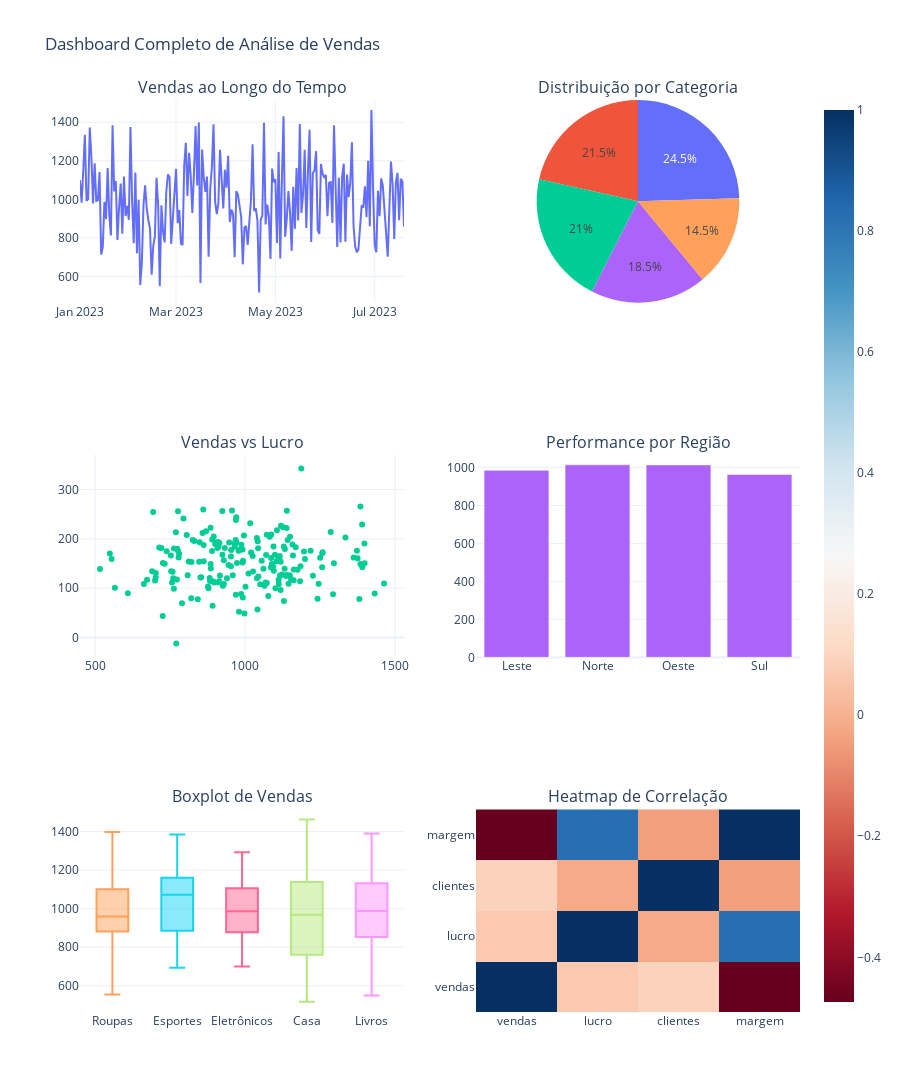

The code cell stored with this chart in its notebook:
### Code cell
# Dashboard personalizado com múltiplos gráficos
fig = make_subplots(
    rows=3, cols=2,
    subplot_titles=(
        'Vendas ao Longo do Tempo', 'Distribuição por Categoria',
        'Vendas vs Lucro', 'Performance por Região',
        'Boxplot de Vendas', 'Heatmap de Correlação'
    ),
    specs=[
        [{"secondary_y": False}, {"type": "pie"}],
        [{"secondary_y": False}, {"type": "bar"}],
        [{"type": "box"}, {"type": "heatmap"}]
    ]
)

# 1. Série temporal de vendas
fig.add_trace(
    go.Scatter(x=df_extended['data'], y=df_extended['vendas'], 
               mode='lines', name='Vendas'),
    row=1, col=1
)

# 2. Gráfico de pizza por categoria
categoria_counts = df_extended['categoria'].value_counts()
fig.add_trace(
    go.Pie(labels=categoria_counts.index, values=categoria_counts.values, name='Categoria'),
    row=1, col=2
)

# 3. Scatter plot vendas vs lucro
fig.add_trace(
    go.Scatter(x=df_extended['vendas'], y=df_extended['lucro'], 
               mode='markers', name='Vendas vs Lucro'),
    row=2, col=1
)

# 4. Barras por região
regiao_vendas = df_extended.groupby('regiao')['vendas'].mean()
fig.add_trace(
    go.Bar(x=regiao_vendas.index, y=regiao_vendas.values, name='Vendas por Região'),
    row=2, col=2
)

# 5. Boxplot de vendas por categoria
for categoria in df_extended['categoria'].unique():
    categoria_data = df_extended[df_extended['categoria'] == categoria]['vendas']
    fig.add_trace(
        go.Box(y=categoria_data, name=categoria),
        row=3, col=1
    )

# 6. Heatmap de correlação
corr_matrix = df_extended[['vendas', 'lucro', 'clientes', 'margem']].corr()
fig.add_trace(
    go.Heatmap(z=corr_matrix.values, 
               x=corr_matrix.columns, 
               y=corr_matrix.columns,
               colorscale='RdBu'),
    row=3, col=2
)

# Atualizar layout
fig.update_layout(
    title_text="Dashboard Completo de Análise de Vendas",
    showlegend=False,
    height=1200,
    template='plotly_white'
)

fig.show()

### Figure 1 — Plotly figure (JSON) as saved in the notebook; plotly's stock layout.template omitted (floating-point values rounded to 4 significant figures; data arrays with more than 128 entries replaced by an {"elided": "..."} marker saying what was removed)
{"data": [{"mode": "lines", "name": "Vendas", "type": "scatter", "x": {"elided": "200 str values"}, "xaxis": "x", "y": {"elided": "200 float values"}, "yaxis": "y"}, {"domain": {"x": [0.55, 1], "y": [0.7778, 1]}, "labels": ["Esportes", "Casa", "Roupas", "Eletrônicos", "Livros"], "name": "Categoria", "type": "pie", "values": [49, 43, 42, 37, 29]}, {"mode": "markers", "name": "Vendas vs Lucro", "type": "scatter", "x": {"elided": "200 float values"}, "xaxis": "x2", "y": {"elided": "200 float values"}, "yaxis": "y2"}, {"name": "Vendas por Região", "type": "bar", "x": ["Leste", "Norte", "Oeste", "Sul"], "xaxis": "x3", "y": [984.8, 1014.0, 1013.0, 962.8], "yaxis": "y3"}, {"name": "Roupas", "type": "box", "xaxis": "x4", "y": [1099.0, 992.1, 1218.0, 991.5, 1142.0, 915.8, 1094.0, 965.6, 991.5, 1139.0, 997.5, 555.1, 952.4, 1039.0, 944.7, 762.4, 565.9, 1390.0, 881.9, 924.1, 1042.0, 907.3, 939.3, 895.2, 1397.0, 869.6, 1101.0, 890.2, 929.3, 778.3, 842.1, 820.5, 877.8, 1112.0, 1119.0, 1199.0, 911.9, 970.5, 825.7, 1196.0, 794.4, 1106.0], "yaxis": "y4"}, {"name": "Esportes", "type": "box", "xaxis": "x4", "y": [982.3, 1372.0, 1162.0, 1384.0, 821.4, 913.4, 1375.0, 970.6, 1072.0, 758.3, 1111.0, 969.1, 769.0, 876.2, 1174.0, 1241.0, 1258.0, 1114.0, 1039.0, 1168.0, 952.5, 1153.0, 1226.0, 853.4, 861.5, 885.6, 1159.0, 1089.0, 693.3, 731.9, 851.0, 1250.0, 1183.0, 1115.0, 912.6, 1086.0, 1384.0, 1096.0, 780.1, 1129.0, 884.9, 956.1, 907.7, 760.4, 1044.0, 925.7, 1087.0, 1138.0, 1093.0], "yaxis": "y4"}, {"name": "Eletrônicos", "type": "box", "xaxis": "x4", "y": [1149.0, 713.7, 958.7, 1118.0, 893.8, 808.5, 968.9, 776.3, 1129.0, 883.1, 1020.0, 1293.0, 1017.0, 1122.0, 928.8, 1138.0, 986.6, 699.8, 1025.0, 964.4, 762.8, 885.0, 953.4, 972.8, 1105.0, 773.2, 805.3, 1065.0, 1162.0, 1026.0, 1257.0, 1089.0, 1011.0, 862.2, 738.4, 1068.0, 1109.0], "yaxis": "y4"}, {"name": "Casa", "type": "box", "xaxis": "x4", "y": [1334.0, 1001.0, 1187.0, 996.0, 753.6, 812.2, 1041.0, 720.8, 673.2, 889.7, 848.2, 1158.0, 1398.0, 1118.0, 1055.0, 1257.0, 1061.0, 946.9, 662.5, 992.8, 516.2, 914.1, 910.8, 690.1, 1431.0, 900.1, 1043.0, 846.7, 1145.0, 1361.0, 1149.0, 752.5, 776.3, 1184.0, 1087.0, 756.3, 726.0, 968.3, 1463.0, 725.3, 1070.0, 702.1, 858.2], "yaxis": "y4"}, {"name": "Livros", "type": "box", "xaxis": "x4", "y": [977.8, 987.3, 897.4, 789.6, 1082.0, 772.7, 609.1, 549.1, 830.4, 1116.0, 770.4, 1381.0, 1072.0, 702.4, 923.8, 979.5, 1132.0, 1285.0, 1245.0, 932.1, 1390.0, 1136.0, 1132.0, 1126.0, 1296.0, 860.3, 1050.0, 1077.0, 891.4], "yaxis": "y4"}, {"colorscale": [[0, "rgb(103,0,31)"], [0.1, "rgb(178,24,43)"], [0.2, "rgb(214,96,77)"], [0.3, "rgb(244,165,130)"], [0.4, "rgb(253,219,199)"], [0.5, "rgb(247,247,247)"], [0.6, "rgb(209,229,240)"], [0.7, "rgb(146,197,222)"], [0.8, "rgb(67,147,195)"], [0.9, "rgb(33,102,172)"], [1, "rgb(5,48,97)"]], "type": "heatmap", "x": ["vendas", "lucro", "clientes", "margem"], "xaxis": "x5", "y": ["vendas", "lucro", "clientes", "margem"], "yaxis": "y5", "z": [[1.0, 0.06613, 0.09046, -0.4738], [0.06613, 1.0, -0.01934, 0.8218], [0.09046, -0.01934, 1.0, -0.04436], [-0.4738, 0.8218, -0.04436, 1.0]]}], "layout": {"annotations": [{"font": {"size": 16}, "showarrow": false, "text": "Vendas ao Longo do Tempo", "x": 0.225, "xanchor": "center", "xref": "paper", "y": 1, "yanchor": "bottom", "yref": "paper"}, {"font": {"size": 16}, "showarrow": false, "text": "Distribuição por Categoria", "x": 0.775, "xanchor": "center", "xref": "paper", "y": 1, "yanchor": "bottom", "yref": "paper"}, {"font": {"size": 16}, "showarrow": false, "text": "Vendas vs Lucro", "x": 0.225, "xanchor": "center", "xref": "paper", "y": 0.6111, "yanchor": "bottom", "yref": "paper"}, {"font": {"size": 16}, "showarrow": false, "text": "Performance por Região", "x": 0.775, "xanchor": "center", "xref": "paper", "y": 0.6111, "yanchor": "bottom", "yref": "paper"}, {"font": {"size": 16}, "showarrow": false, "text": "Boxplot de Vendas", "x": 0.225, "xanchor": "center", "xref": "paper", "y": 0.2222, "yanchor": "bottom", "yref": "paper"}, {"font": {"size": 16}, "showarrow": false, "text": "Heatmap de Correlação", "x": 0.775, "xanchor": "center", "xref": "paper", "y": 0.2222, "yanchor": "bottom", "yref": "paper"}], "height": 1200, "showlegend": false, "title": {"text": "Dashboard Completo de Análise de Vendas"}, "xaxis": {"anchor": "y", "domain": [0, 0.45]}, "xaxis2": {"anchor": "y2", "domain": [0, 0.45]}, "xaxis3": {"anchor": "y3", "domain": [0.55, 1]}, "xaxis4": {"anchor": "y4", "domain": [0, 0.45]}, "xaxis5": {"anchor": "y5", "domain": [0.55, 1]}, "yaxis": {"anchor": "x", "domain": [0.7778, 1]}, "yaxis2": {"anchor": "x2", "domain": [0.3889, 0.6111]}, "yaxis3": {"anchor": "x3", "domain": [0.3889, 0.6111]}, "yaxis4": {"anchor": "x4", "domain": [0, 0.2222]}, "yaxis5": {"anchor": "x5", "domain": [0, 0.2222]}}}
